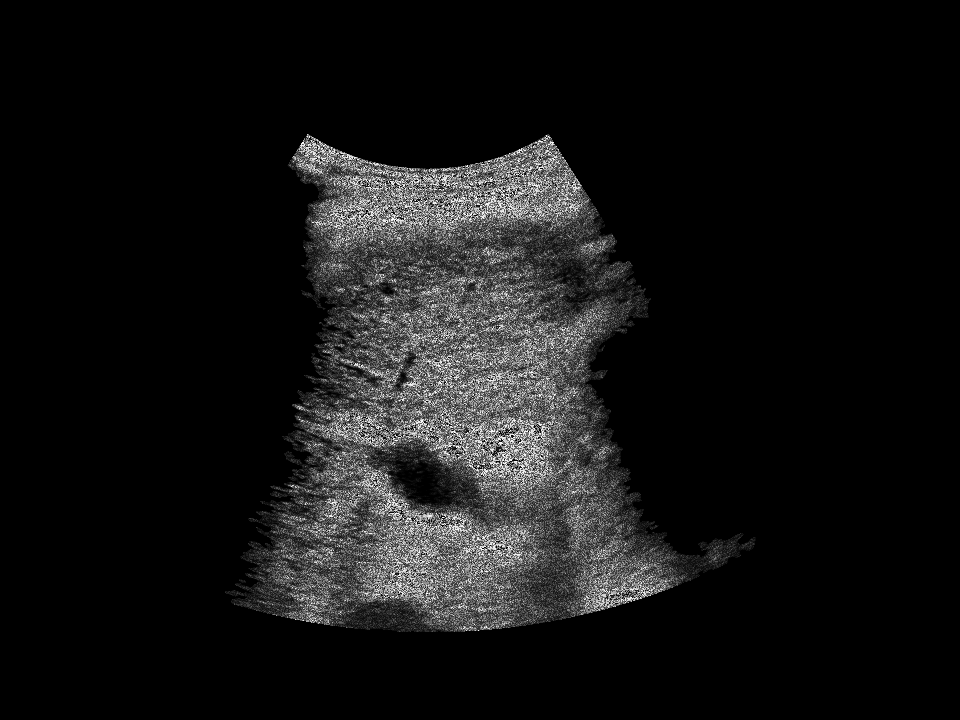
#> input picture Noisy Images/1-1_speckle_noise.png, 960 x 720 px
$ python -i preprocessing.py   (imports and definitions only)
#> lines starting #> are read from the running program, lines starting #| are printed output that depends on the picture; after the words box and inside, x2 and y2 are one past the last pixel; in counts of white or black regions, pixels touching at a corner belong together
#> further down, picture is the input picture: shape (720, 960, 3); min 0, max 255, mean 20.4
import numpy as np
import matplotlib.pyplot as plt
import cv2
import SimpleITK as sitk
import pandas as pd
import os

# Function to read in image and metadata
# [14 lines left out: function read_image, not called in this run]

# Function to preprocess image
def preprocess_image(image):
    print("Preprocessing image")
    # Convert to grayscale if the image is in color
    if len(image.shape) == 3:
        gray_img = cv2.cvtColor(image, cv2.COLOR_BGR2GRAY)
    else:
        gray_img = image

    # Preprocessing: enhance contrast and smooth
    gray_img = cv2.normalize(gray_img, None, 0, 255, cv2.NORM_MINMAX).astype(np.uint8)
    blurred_img = cv2.GaussianBlur(gray_img, (5, 5), 0)

    # Threshold to create a binary image
    _, binary_img = cv2.threshold(blurred_img, 10, 255, cv2.THRESH_BINARY)
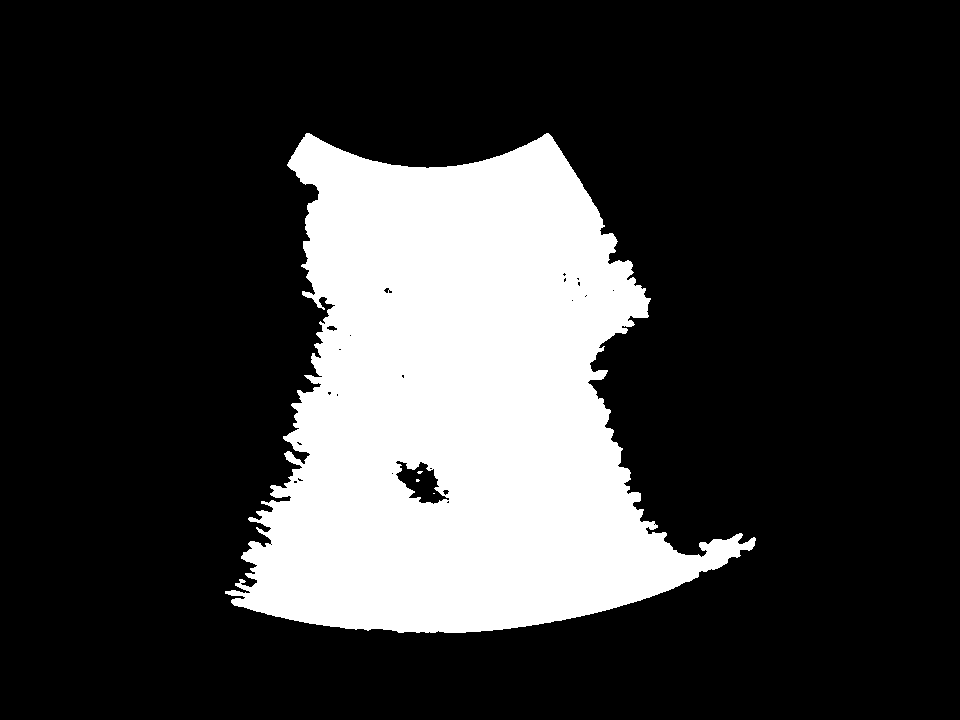
#> binary_img: shape (720, 960); 22.7% white; 4 white regions (3 under 20 px)

    # Detect contours in the binary image
    contours, _ = cv2.findContours(binary_img, cv2.RETR_EXTERNAL, cv2.CHAIN_APPROX_SIMPLE)
#> contours = 1 contour; box (x1, y1, x2, y2) and area: (225, 133, 756, 633) 156802

    # Filter contours: keep only large regions and exclude rectangular text/overlays
    filtered_contours = []
    for contour in contours:
        x, y, w, h = cv2.boundingRect(contour)
        aspect_ratio = w / float(h)

        # Conditions to filter out text or rectangular overlays:
        # - Exclude small areas that are likely text
        # - Keep contours that are large or have irregular shapes
        if cv2.contourArea(contour) > 100750 and (0.5 < aspect_ratio < 5.0):  # Adjust these thresholds as needed
            filtered_contours.append(contour)
#> this loop made 1 pass
#> (x, y, w, h, aspect_ratio) on pass 1: (225, 133, 531, 500, 1.06)
#> after the loop, filtered_contours has the same summary as contours

    # Create a mask to isolate only the main ultrasound shape
    ultrasound_mask = np.zeros_like(binary_img)
    cv2.drawContours(ultrasound_mask, filtered_contours, -1, 255, thickness=cv2.FILLED)
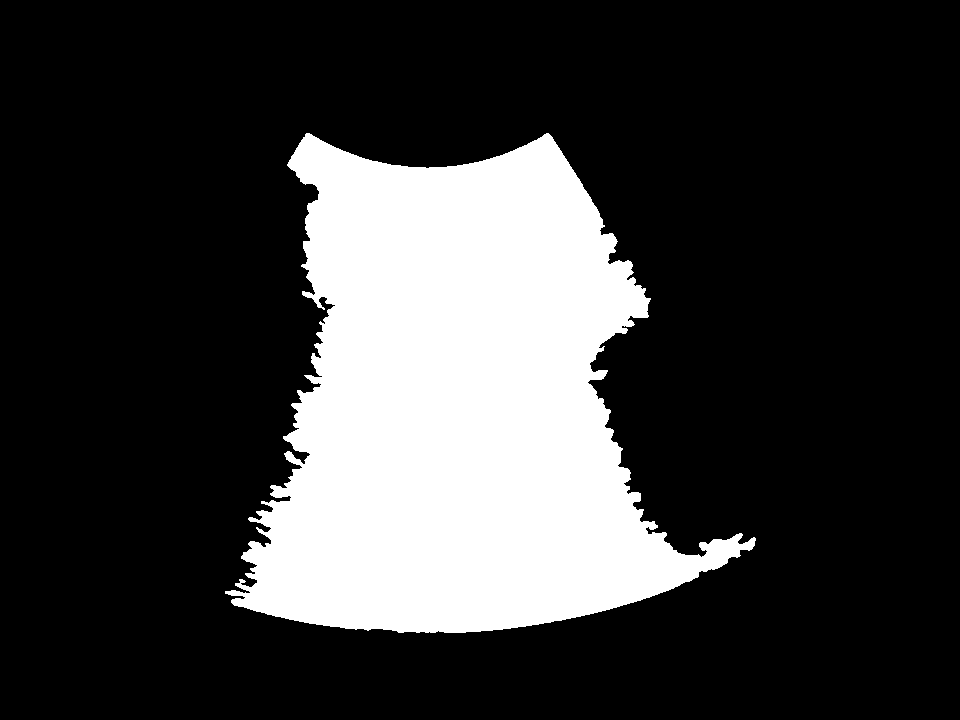
#> ultrasound_mask: shape (720, 960); 22.9% white; 1 white region, box (x1, y1, x2, y2) and area: (225, 133, 756, 633) 158126

    # Apply the mask to keep only the filtered regions
    isolated_ultrasound = cv2.bitwise_and(gray_img, gray_img, mask=ultrasound_mask)

    return isolated_ultrasound, len(filtered_contours)

# Function to add noise to the isolated ultrasound image
# [30 lines left out: functions add_noise, process_all_images, not called in this run]

# Read in metadata.csv to get path to folders containing images
# [1 line that did not run here, left out]
# [2 lines not run here, left out]

>>> import cv2
>>> picture = cv2.imread('Noisy Images/1-1_speckle_noise.png')
>>> result = preprocess_image(picture)
